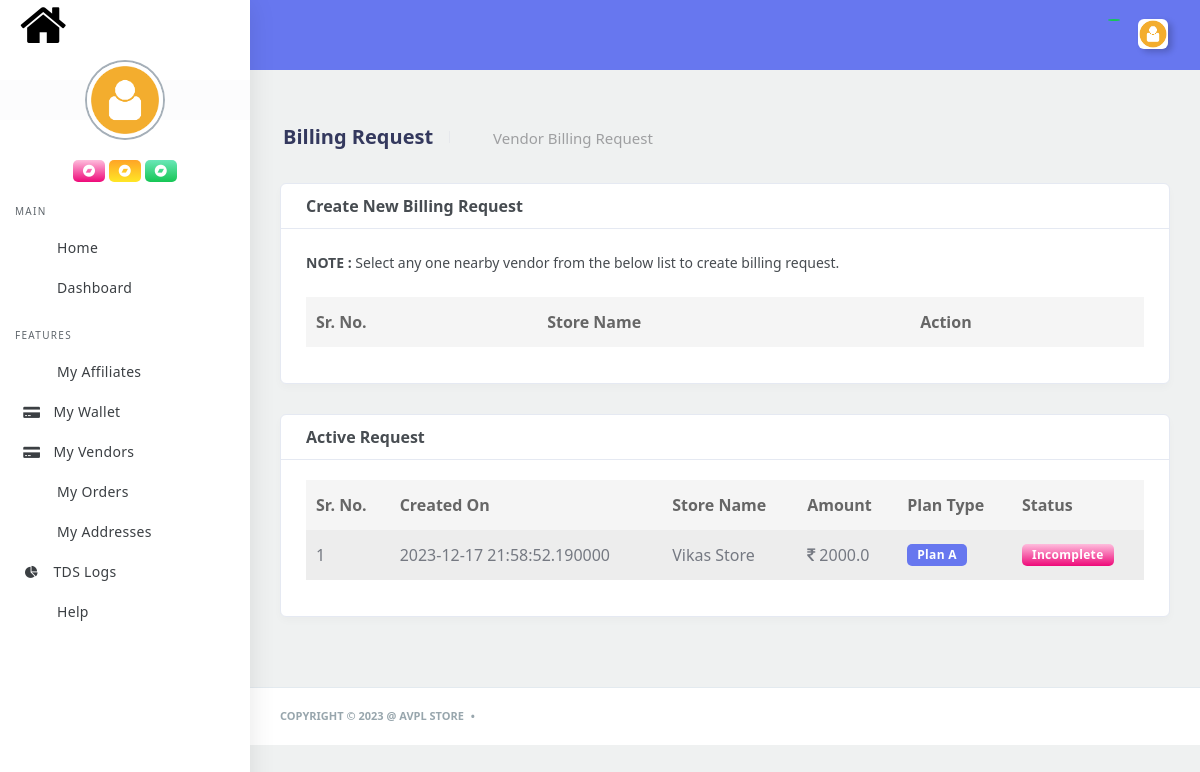
The page /user/billing/request/ (signed in) on the database its author committed.
### user_app/models.py (models this page shows, shortened)
class Billing_Request(models.Model):
	created_on = models.DateTimeField(auto_now_add=True)
	updated_on = models.DateTimeField(auto_now=True)
	user = models.ForeignKey(User, on_delete=models.CASCADE)
	store = models.ForeignKey(Store, on_delete=models.CASCADE)
	amount = models.FloatField(default=0.0)
	plan = models.CharField(max_length=100, default="Level")
	is_active = models.BooleanField(default=False)
	class Meta:
		db_table= "Billing_Request"

### vendor_app/models.py (models this page shows, shortened)
class Store(models.Model):
	created_at = models.DateTimeField(auto_now_add=True)
	vendor = models.OneToOneField(to=Vendor, on_delete=models.CASCADE)
	name = models.CharField(max_length=100)
	description = models.CharField(max_length=300)
	registration_number = models.CharField(max_length=50)
	closing_day = models.CharField(max_length=50)
	opening_time = models.CharField(max_length=50)
	closing_time = models.CharField(max_length=50)
	best_seller = models.BooleanField(default=False)
	class Meta:
		db_table="Store"

### user_app/views.py (the view, shortened to what this page needs)
# urls.py: path('billing/request/', user_billing_request),
@csrf_exempt
def user_billing_request(request):
	if check_user_authentication(request, 'User'):
		dic = {'stores':fetch_vendors(request.session.get('lat'), request.session.get('lng')), 'requests':Billing_Request.objects.filter(user=request.user, is_active=False)}
		return render(request, 'user_app/billing-request.html', dic)
	return render(request, '403.html')

### main_app/utils.py (called while the page is built, shortened)
def fetch_vendors(lat, lng):
	results = []
	newport_ri = (lat, lng)
	for x in Vendor.objects.all():
		cleveland_oh = (x.latitude, x.longitude)
		c = geodesic(newport_ri, cleveland_oh).miles
		Km = c / 0.62137
	return results

def check_user_authentication(request, user_type):
	if request.user.is_authenticated:
		if request.user.role.level.level == user_type:
			return True
	return False

### templates/user_app/billing-request.html (shortened to what this page needs)
{% extends 'user_app/base.html' %}
{% load static %}
{% block main %}
            <div class="main-content">
                <section class="section">
                   <div class="section-header">
                      <div class="row">
                         <div class="col-xl-6 col-lg-6 col-md-6 col-sm-12">
                            <div class="section-header-breadcrumb-content">
                               <h1>Billing Request</h1>
                               <div class="section-header-breadcrumb">
                                  <div class="breadcrumb-item active"><a href="/user/"><i class="fas fa-home"></i></a></div>
                                  <div class="breadcrumb-item"><a href="#">Vendor Billing Request</a></div>
                               </div>
                            </div>
                         </div>
                      </div>
                   </div>
                   <div class="section-body">
                      <div class="row">
                         <div class="col-12">
                            <div class="card">
                               <div class="card-header">
                                  <h4>Create New Billing Request</h4>
                               </div>
                               <div class="card-body">
                                  <p><strong>NOTE : </strong>Select any one nearby vendor from the below list to create billing request.</p>
                               <div class="row">
                                 <div class="col-lg-12 col-md-12 col-sm-12">
                                    <div class="table-responsive">
                                       <table id="tableExport" class="table table-striped table-hover" style="width:100%;">
                                          <thead>
                                             <tr>
                                                <th>Sr. No.</th>
                                                <th>Store Name</th>
                                                <th>Action</th>
                                             </tr>
                                          </thead>
                                       </table>
                                    </div>
                                 </div>
                               </div>
                            </div>
                         </div>
                      </div>
                      <div class="col-12">
                            <div class="card">
                               <div class="card-header">
                                  <h4>Active Request</h4>
                               </div>
                               <div class="card-body">
                               <div class="row">
                                 <div class="col-lg-12 col-md-12 col-sm-12">
                                    <div class="table-responsive">
                                       <table id="billingrequests" class="table table-striped table-hover" style="width:100%;">
                                          <thead>
                                             <tr>
                                                <th>Sr. No.</th>
                                                <th>Created On</th>
                                                <th>Store Name</th>
                                                <th>Amount</th>
                                                <th>Plan Type</th>
                                                <th>Status</th>
                                             </tr>
                                          </thead>
                                          <tbody>
                                             {% for x in requests %}
                                             <tr>
                                                <td>{{ forloop.counter }}</td>
                                                <td>{{ x.created_on|safe }}</td>
                                                <td>{{ x.store.name|safe }}</td>
                                                <td><i class="fa fa-inr"></i> {{ x.amount|safe }}</td>
                                                {% if x.plan == 'Level' %}
                                                <td><span class="badge badge-primary">Plan A</span></td>
                                                {% else %}
                                                <td><span class="badge badge-warning">Plan B</span></td>
                                                {% endif %}
                                                <td>
                                                   {% if x.status %}
                                                   <span class="badge badge-success">Completed</span> on {{x.updated_on}}
                                                   {% else %}
                                                   <span class="badge badge-danger">Incomplete</span>
                                                   {% endif %}
                                                </td>
                                             </tr>
                                             {% endfor %}
                                          </tbody>
                                       </table>
                                    </div>
                                 </div>
                               </div>
                            </div>
                         </div>
                      </div>
                   </div>
                </section>
             </div>
        </div>
    </div>
{% endblock %}

### rows shown on the page
Billing_Request: created_on "2023-12-17 21:58:52.190000", store.name "Vikas Store", amount "2000.0", plan "Plan A"
